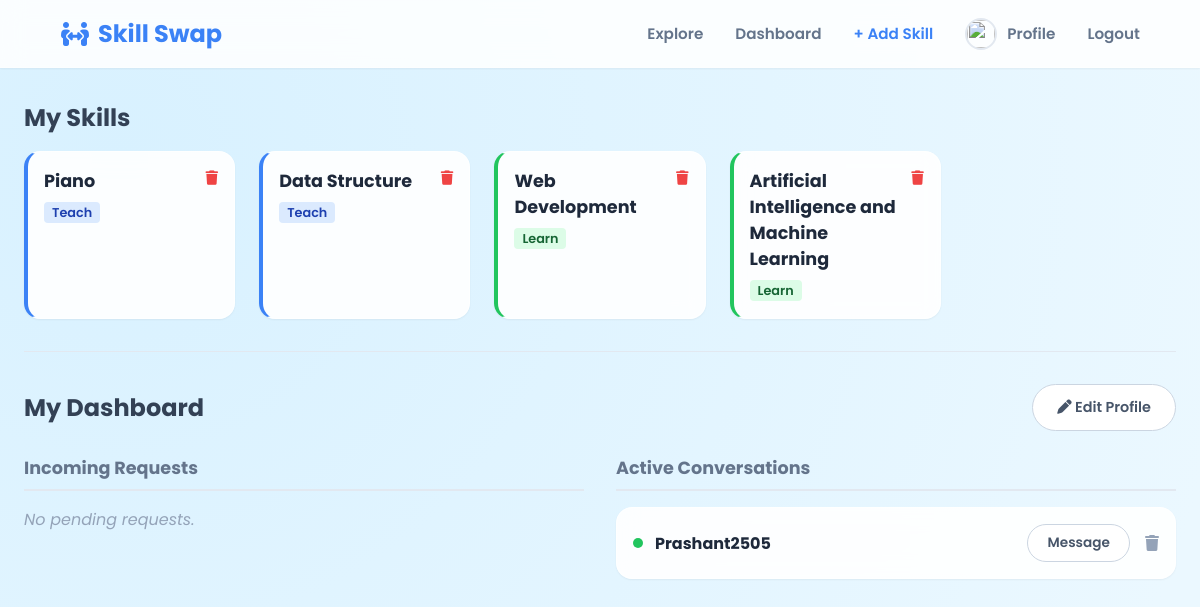
Page /dashboard/ (signed in) on the committed database.
### core/models.py (models this page shows, shortened)
class UserSkill(models.Model):
    user = models.ForeignKey(User, on_delete=models.CASCADE)
    skill = models.ForeignKey(Skill, on_delete=models.CASCADE)
    role = models.CharField(max_length=10, choices=[('TEACH', 'Teach'), ('LEARN', 'Learn')])

class Skill(models.Model):
    name = models.CharField(max_length=50)
    category = models.CharField(max_length=50, choices=[
        ('TECH', 'Technology'), ('ART', 'Art'), ('MUSIC', 'Music'), ('LIFE', 'Lifestyle')
    ])

### core/views.py (the view)
# urls.py: path('dashboard/', views.dashboard, name='dashboard'),
@login_required
def dashboard(request):
    incoming = SwapRequest.objects.filter(receiver=request.user, status='PENDING')
    my_skills = UserSkill.objects.filter(user=request.user)
    accepted_swaps = SwapRequest.objects.filter(
        Q(sender=request.user) | Q(receiver=request.user),
        status='ACCEPTED'
    )
    unique_partners = set()
    for swap in accepted_swaps:
        if swap.sender == request.user:
            unique_partners.add(swap.receiver)
        else:
            unique_partners.add(swap.sender)
    for partner in unique_partners:
        partner.unread_count = Message.objects.filter(
            sender=partner,
            receiver=request.user,
            is_read=False
        ).count()
    total_unread = Message.objects.filter(receiver=request.user, is_read=False).count()
    return render(request, 'core/dashboard.html', {
        'incoming': incoming,
        'my_skills': my_skills,
        'chats': unique_partners,
        'unread_messages_count': total_unread  # Match your JS variable name!
    })

### templates/core/dashboard.html (shortened to what this page needs)
{% extends 'base.html' %}
{% load static %}
{% block extra_css %}
<link rel="stylesheet" href="{% static 'core/css/dashboard.css' %}">
{% endblock %}
{% block content %}
<div class="section-header">
    <h2 class="section-title">My Skills</h2>
    <div class="grid-skills">
        {% for item in my_skills %}
        <div class="card skill-card {% if item.role == 'TEACH' %}teach{% else %}learn{% endif %}">
            <div class="skill-header">
                <h3 style="font-size: 1.1rem; margin-bottom: 5px;">{{ item.skill.name }}</h3>
                <a href="{% url 'delete_skill' item.id %}" style="color: #ef4444; font-size: 0.9rem;" onclick="return confirm('Delete skill?')">
                    <i class="fa-solid fa-trash"></i>
                </a>
            </div>
            <span class="skill-badge {% if item.role == 'TEACH' %}teach{% else %}learn{% endif %}">
                {{ item.get_role_display }}
            </span>
        </div>
        {% empty %}
        <p style="grid-column: 1/-1; text-align: center; color: #94a3b8;">
            You haven't added any skills yet. <a href="{% url 'add_skill' %}">Add one now!</a>
        </p>
        {% endfor %}
    </div>
</div>
<hr style="border:0; border-top:1px solid #e2e8f0; margin:2rem 0;">
<div class="dashboard-top">
    <h2 class="section-title" style="margin:0;">My Dashboard</h2>
    <a href="{% url 'edit_profile' %}" class="btn btn-outline" style="font-size: 0.9rem;">
        <i class="fa-solid fa-pen"></i> Edit Profile
    </a>
</div>
<div class="grid-dashboard">
    <div>
        <h3 class="column-header">Incoming Requests</h3>
        {% for req in incoming %}
        <div class="card request-card">
            <div style="display: flex; align-items: center; gap: 10px; margin-bottom: 10px;">
                {% if req.sender.profile.image %}
                    <img src="{{ req.sender.profile.image.url }}" class="profile-pic-small">
                {% else %}
                    <i class="fa-solid fa-circle-user" style="font-size: 2rem; color: #cbd5e1;"></i>
                {% endif %}
                <div>
                    <strong>{{ req.sender.username }}</strong>
                    <div style="font-size: 0.85rem; color: #64748b;">Wants to swap skills</div>
                </div>
            </div>
            <div style="display: flex; gap: 10px; margin-top: 1rem;">
                <a href="{% url 'handle_request' req.id 'accept' %}" class="btn" style="flex: 1;">Accept</a>
                <a href="{% url 'handle_request' req.id 'decline' %}" class="btn btn-outline" style="flex: 1; border-color: #ef4444; color: #ef4444;">Decline</a>
            </div>
        </div>
        {% empty %}
        <p style="color: #94a3b8; font-style: italic;">No pending requests.</p>
        {% endfor %}
    </div>
    <div>
        <h3 class="column-header">Active Conversations</h3>
        {% for partner in chats %}
        <div class="card chat-card" style="display: flex; align-items: center; padding: 1rem; margin-bottom: 10px;">
            <div style="display: flex; align-items: center; gap: 12px; flex-grow: 1;">
                <div class="status-dot" style="background: #22c55e; width: 10px; height: 10px; border-radius: 50%; flex-shrink: 0;"></div>
                <strong style="font-size: 1rem; color: #1e293b;">{{ partner.username }}</strong>
            </div>
            <div style="display: flex; align-items: center; gap: 15px; margin-left: 10px;">
                <a href="{% url 'chat' partner.id %}" class="btn btn-outline" style="padding: 0.5rem 1.2rem; font-size: 0.85rem; border-radius: 50px;">
                    Message
                </a>
                <a href="{% url 'delete_conversation' partner.id %}" style="color: #94a3b8; transition: color 0.2s;" onmouseover="this.style.color='#ef4444'" onmouseout="this.style.color='#94a3b8'" onclick="return confirm('End conversation?')">
                    <i class="fa-solid fa-trash"></i>
                </a>
            </div>
        </div>
        {% empty %}
        <p style="color: #94a3b8; font-style: italic;">No active chats yet.</p>
        {% endfor %}
    </div>
</div>
{% endblock %}

### core/static/core/css/style.css (style rules this page uses)
:root { --primary: #3b82f6; --primary-dark: #2563eb; --primary-light: #dbeafe; --secondary: #64748b; --bg-light: #f8fafc; --white: #ffffff; --shadow-sm: 0 1px 2px 0 rgba(0, 0, 0, 0.05); --shadow-lg: 0 10px 15px -3px rgba(0, 0, 0, 0.1), 0 4px 6px -2px rgba(0, 0, 0, 0.05); --radius: 16px; }
* { margin: 0; padding: 0; box-sizing: border-box; font-family: 'Poppins', sans-serif; }
body { background: radial-gradient(circle at 10% 20%, rgb(216, 241, 255) 0%, rgb(235, 248, 255) 90%), linear-gradient(135deg, #e6f2ff 0%, #cce5ff 100%); background-size: cover; background-attachment: fixed; color: #1e293b; min-height: 100vh; display: flex; flex-direction: column; position: relative; overflow-x: hidden; }
.card { background: rgba(255, 255, 255, 0.9); backdrop-filter: blur(10px); border-radius: var(--radius); padding: 1.5rem; box-shadow: var(--shadow-sm); border: 1px solid rgba(255,255,255,0.6); }
.btn, .btn-primary { display: inline-block; padding: 0.75rem 1.5rem; background: linear-gradient(135deg, var(--primary) 0%, var(--primary-dark) 100%); color: white; text-decoration: none; border-radius: 50px; font-weight: 600; border: none; cursor: pointer; transition: transform 0.2s, box-shadow 0.2s; text-align: center; box-shadow: 0 4px 6px rgba(59, 130, 246, 0.25); font-size: 1rem; }
.btn-outline { background: white; border: 1px solid #cbd5e1; color: #475569; box-shadow: none; }

### core/static/core/css/dashboard.css (style rules this page uses)
.section-header { margin-bottom: 2rem; }
.section-title { color: #334155; margin-bottom: 1rem; font-size: 1.5rem; }
.grid-skills { display: grid; grid-template-columns: repeat(auto-fill, minmax(200px, 1fr)); gap: 1.5rem; }
.grid-dashboard { display: grid; grid-template-columns: 1fr 1fr; gap: 2rem; }
.skill-card { padding: 1rem; border-left-width: 4px; border-left-style: solid; }
.skill-card.teach { border-left-color: #3b82f6; }
.skill-card.learn { border-left-color: #22c55e; }
.skill-header { display: flex; justify-content: space-between; align-items: start; }
.skill-badge { font-size: 0.8rem; padding: 2px 8px; border-radius: 4px; font-weight: 600; }
.skill-badge.teach { background: #dbeafe; color: #1e40af; }
.skill-badge.learn { background: #dcfce7; color: #166534; }
.dashboard-top { display: flex; justify-content: space-between; align-items: center; margin-bottom: 1.5rem; }
.column-header { font-size: 1.1rem; color: #64748b; margin-bottom: 1rem; border-bottom: 2px solid #e2e8f0; padding-bottom: 0.5rem; }
.chat-card { margin-bottom: 1rem; display: flex; justify-content: space-between; align-items: center; }
.status-dot { width: 10px; height: 10px; background: #22c55e; border-radius: 50%; }

### rows in the picture
UserSkill: skill.name "Piano", role "Teach"
UserSkill: skill.name "Data Structure", role "Teach"
UserSkill: skill.name "Web Development", role "Learn"
UserSkill: skill.name "Artificial Intelligence and Machine Learning", role "Learn"

### other values in the picture
{{ partner.username }} "Prashant2505"
